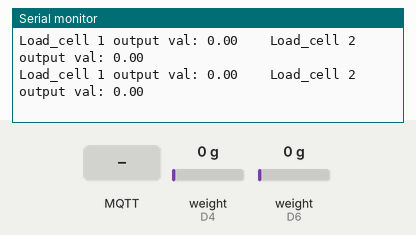
Simulated run of this sketch. Board: Arduino Uno R4 WiFi. Shown: the last lines printed to the serial monitor. Inputs (shaded band) come from the test bench; at power-on: weight on the scale (sensors on D4, D6) 0 g. WiFi joins after 1.5 s; servers stay silent unless stated; EEPROM starts erased; no MQTT or app messages arrive unless stated; not simulated (calls return 0 or success): arduino-secrets.h.

Above: at 9.5 s.
9.6 s: MQTT message "tare:1" arrives on the first subscribed topic
At 10.2 s:
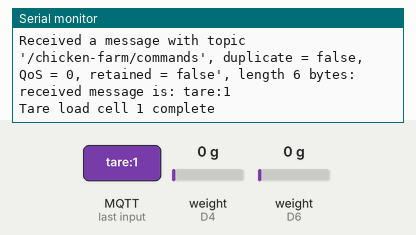
11.1 s: MQTT message "ping" arrives on the first subscribed topic
At 11.29 s:
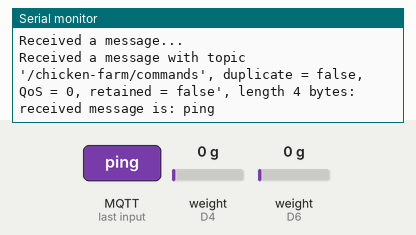
12.6 s: MQTT message "1" arrives on the first subscribed topic
At 13.2 s:
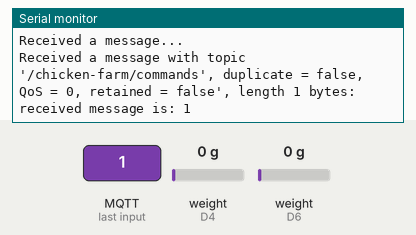
14.1 s: MQTT message "on" arrives on the first subscribed topic
At 14.29 s:
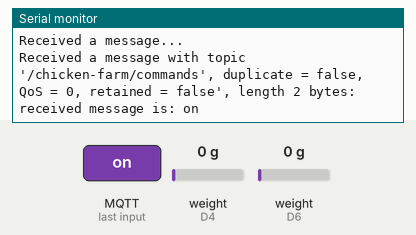
15.6 s: MQTT message "off" arrives on the first subscribed topic
At 15.9 s:
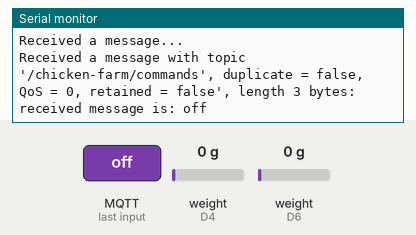
17.1 s: weight on the scale (sensor on D4) set to 100 g
At 18.2 s:
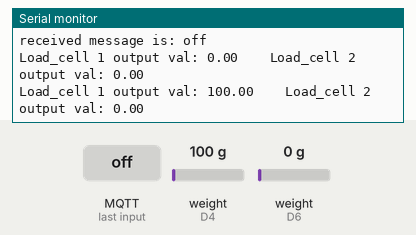
Timing chart, 0 to 19.6 s (numbered marks = the images above; inputs shaded):
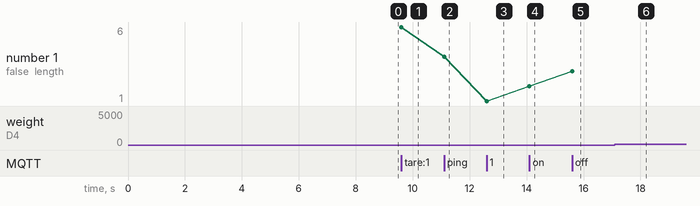

Measured:
- after the input at 9.6 s, the serial monitor: prints a new line at once (image 1)
- after the input at 11.1 s, the serial monitor: prints a new line at once (image 2)
- after the input at 12.6 s, the serial monitor: prints a new line at once (image 3)
- after the input at 14.1 s, the serial monitor: prints a new line at once (image 4)
- after the input at 15.6 s, the serial monitor: prints a new line at once (image 5)
- after the input at 17.1 s, the serial monitor: prints a new line after 0.27 s (image 6)
- plotted number 1: 6 → 4 after the input at 11.1 s, 2 → 3 after the input at 15.6 s

The sketch:

arduino-scale.ino
```cpp
 /*
   -------------------------------------------------------------------------------------
   chicken-farm
   reads the load cells of the chicken farm and sends the value by mqtt
   by Stephan Stäheli, november 2023
   -------------------------------------------------------------------------------------
*/

#include <HX711_ADC.h>
#include <EEPROM.h>
#include "WiFiS3.h"
#include <ArduinoMqttClient.h>
#include "arduino-secrets.h"

// wifi connection
char ssid[] = SECRET_SSID;    // your network SSID (name)
char pass[] = SECRET_PASS;    // your network password
int reconnectWifiInterval = 30000; //interval when to send weight as message
int lastWifiConnectionState = -99;
unsigned long wifiConnectionSince = 0;
WiFiClient wifiClient;

// mqtt connection
char mqtt_user[] = SECRET_MQTT_USER;
char mqtt_pass[] = SECRET_MQTT_PASS;
const char broker[] = "huehnerstall"; //IP address of the EMQX broker.
const int  port = 1883;
const char willTopic[] = "/chicken-farm/lastwill";
const char inTopic[] = "/chicken-farm/commands";
const char outTopic[] = "/chicken-farm/replies";
const char stateTopic[] = "/chicken-farm/state";
const int QOS_AT_MOST_ONCE = 0;
const int QOS_AT_LEAST_ONCE = 1;
const int QOS_EXACTLY_ONCE = 2;
MqttClient mqttClient(wifiClient);

//HX711 connection
const int HX711_dout_1 = 4; //mcu > HX711 no 1 dout pin
const int HX711_sck_1 = 5; //mcu > HX711 no 1 sck pin
const int HX711_dout_2 = 6; //mcu > HX711 no 2 dout pin
const int HX711_sck_2 = 7; //mcu > HX711 no 2 sck pin
HX711_ADC LoadCell_1(HX711_dout_1, HX711_sck_1); //HX711 1
HX711_ADC LoadCell_2(HX711_dout_2, HX711_sck_2); //HX711 2

//EEPROM
const int calVal_eepromAdress_1 = 0; // eeprom adress for calibration value load cell 1 (4 bytes)
const int calVal_eepromAdress_2 = 4; // eeprom adress for calibration value load cell 2 (4 bytes)

unsigned long lastDataGrabbed = 0;
unsigned long lastMessageSent = 0;
unsigned long startUp = millis();

boolean executeTare1 = 0;
boolean executeTare2 = 0;

void setup() {
  delay(2000);

  // Create serial connection and wait for it to become available.
  Serial.begin(9600);
  while (!Serial) {
    ;
  }

  connectToWifi();
  connectToMqttServer();

  float calibrationValue_1; // calibration value load cell 1
  float calibrationValue_2; // calibration value load cell 2

  EEPROM.get(calVal_eepromAdress_1, calibrationValue_1); // uncomment this if you want to fetch the value from eeprom
  EEPROM.get(calVal_eepromAdress_2, calibrationValue_2); // uncomment this if you want to fetch the value from eeprom

  LoadCell_1.begin();
  LoadCell_2.begin();
  //LoadCell_1.setReverseOutput();
  //LoadCell_2.setReverseOutput();
  unsigned long stabilizingtime = 2000; // tare preciscion can be improved by adding a few seconds of stabilizing time
  boolean _tare = true; //set this to false if you don't want tare to be performed in the next step
  byte loadcell_1_rdy = 0;
  byte loadcell_2_rdy = 0;
  while ((loadcell_1_rdy + loadcell_2_rdy) < 2) { //run startup, stabilization and tare, both modules simultaniously
    if (!loadcell_1_rdy) loadcell_1_rdy = LoadCell_1.startMultiple(stabilizingtime, _tare);
    if (!loadcell_2_rdy) loadcell_2_rdy = LoadCell_2.startMultiple(stabilizingtime, _tare);
  }
  if (LoadCell_1.getTareTimeoutFlag()) {
    Serial.println("Timeout, check MCU>HX711 no.1 wiring and pin designations");
  }
  if (LoadCell_2.getTareTimeoutFlag()) {
    Serial.println("Timeout, check MCU>HX711 no.2 wiring and pin designations");
  }
  LoadCell_1.setCalFactor(calibrationValue_1); // user set calibration value (float)
  LoadCell_2.setCalFactor(calibrationValue_2); // user set calibration value (float)
  Serial.println("Startup is complete");
}

void loop() {
  checkWifiAndReconnect();

  static boolean newDataReady = 0;
  const int serialPrintInterval = 1000; //increase value to slow down serial print activity
  const int sendMessageInterval = 20000; //interval when to send weight as message

  // check for new data/start next conversion:
  if (LoadCell_1.update()) newDataReady = true;
  LoadCell_2.update();

  //get smoothed value from data set
  if ((newDataReady)) {
    if (millis() > lastDataGrabbed + serialPrintInterval) {
      float a = LoadCell_1.getData();
      float b = LoadCell_2.getData();
      Serial.print("Load_cell 1 output val: ");
      Serial.print(a);
      Serial.print("    Load_cell 2 output val: ");
      Serial.println(b);
      newDataReady = 0;
      lastDataGrabbed = millis();
      if (millis() > lastMessageSent + sendMessageInterval) {
        lastMessageSent = millis();
        Serial.print("Sending message with weight 1: ");
        Serial.print(a);
        Serial.print(" and weight 2: ");
        Serial.println(b);
          mqttClient.beginMessage(outTopic);
          mqttClient.print("s1:");
          mqttClient.print(a);
          mqttClient.print(";s2:");
          mqttClient.print(b);
          mqttClient.endMessage();
      }
    }
  }

  if (executeTare1) {
      LoadCell_1.tareNoDelay();
      executeTare1 = 0;
  }

  if (executeTare2) {
      LoadCell_2.tareNoDelay();
      executeTare2 = 0;
  }

  //check if last tare operation is complete
  if (LoadCell_1.getTareStatus() == true) {
    mqttPrintState("Tare load cell 1 complete");
  }
  if (LoadCell_2.getTareStatus() == true) {
    mqttPrintState("Tare load cell 2 complete");
  }

  // call poll() regularly to allow the library to receive MQTT messages and
  // send MQTT keep alives which avoids being disconnected by the broker
  mqttClient.poll();
}

void onMqttMessage(int messageSize) {
  Serial.println("Received a message...");

  // we received a message, print out the topic and contents
  Serial.print("Received a message with topic '");
  Serial.print(mqttClient.messageTopic());
  Serial.print("', duplicate = ");
  Serial.print(mqttClient.messageDup() ? "true" : "false");
  Serial.print(", QoS = ");
  Serial.print(mqttClient.messageQoS());
  Serial.print(", retained = ");
  Serial.print(mqttClient.messageRetain() ? "true" : "false");
  Serial.print("', length ");
  Serial.print(messageSize);
  Serial.println(" bytes:");

  // use the Stream interface to print the contents
  char messageContent[messageSize + 1];
  for(int i = 0; mqttClient.available(); i++) {
    messageContent[i] = (char)mqttClient.read();
  }
  messageContent[messageSize] = '\0';
  Serial.print("received message is: ");
  Serial.println(messageContent);

  if(strcmp(messageContent, "tare:1") == 0) {
    executeTare1 = true;
  } else if(strcmp(messageContent, "tare:2") == 0) {
    executeTare2 = true;
  } else if(strcmp(messageContent, "ping") == 0) {
    mqttClient.beginMessage(outTopic);
    mqttClient.print("pong");
    mqttClient.endMessage();
  }
}

void connectToWifi() {
  // Connect to WiFi
  Serial.print("Attempting to (re-)connect to WPA SSID: ");
  Serial.println(ssid);
  while (WiFi.begin(ssid, pass) != WL_CONNECTED) {
    // failed, retry
    Serial.print(".");
    delay(2000);
  }

  wifiConnectionSince = millis();
  Serial.println("You're connected to the network");
  Serial.println();
}

void checkWifiAndReconnect() {
  int state = WiFi.status();
  if (lastWifiConnectionState != state) {
    Serial.print("Current WIFI state '");
    Serial.print(state);
    Serial.print("', WL_CONNECTED(3) = ");
    Serial.print(state == WL_CONNECTED ? "true" : "false");
    Serial.print("', WL_IDLE_STATUS(0) = ");
    Serial.print(state == WL_IDLE_STATUS ? "true" : "false");
    Serial.println("'.");
    lastWifiConnectionState = state;
  }

  if (WiFi.status() == WL_CONNECTED) {
    wifiConnectionSince = millis();
  } else if (millis() > wifiConnectionSince + reconnectWifiInterval) {
    Serial.print("WIFI connection not ready, current state is '");
    Serial.print(WiFi.status());
    Serial.println("', trying to reconnect.");
    WiFi.disconnect();
    connectToWifi();
    wifiConnectionSince = millis();
  }
}

void connectToMqttServer() {
//  mqttClient.setId("arduino-chicken-farm");
  mqttClient.setUsernamePassword(mqtt_user, mqtt_pass);
  mqttClient.setCleanSession(true);

  Serial.print("Attempting to connect to the MQTT broker: ");
  Serial.println(broker);

  while (!mqttClient.connect(broker, port)) {
    Serial.print(".");
    delay(100);
  }
  Serial.println("");
  mqttPrintState("You're connected to the MQTT broker!");
  Serial.println();

  // set the message receive callback
  mqttClient.onMessage(onMqttMessage);

  Serial.print("Subscribing to topic: ");
  Serial.println(inTopic);
  Serial.println();
  mqttClient.subscribe(inTopic, QOS_AT_LEAST_ONCE);
  Serial.println("Waiting for messages...");

}

void mqttPrintState(char* message) {
  Serial.println(message);
  mqttClient.beginMessage(stateTopic);
  mqttClient.print(message);
  mqttClient.endMessage();
}
```
